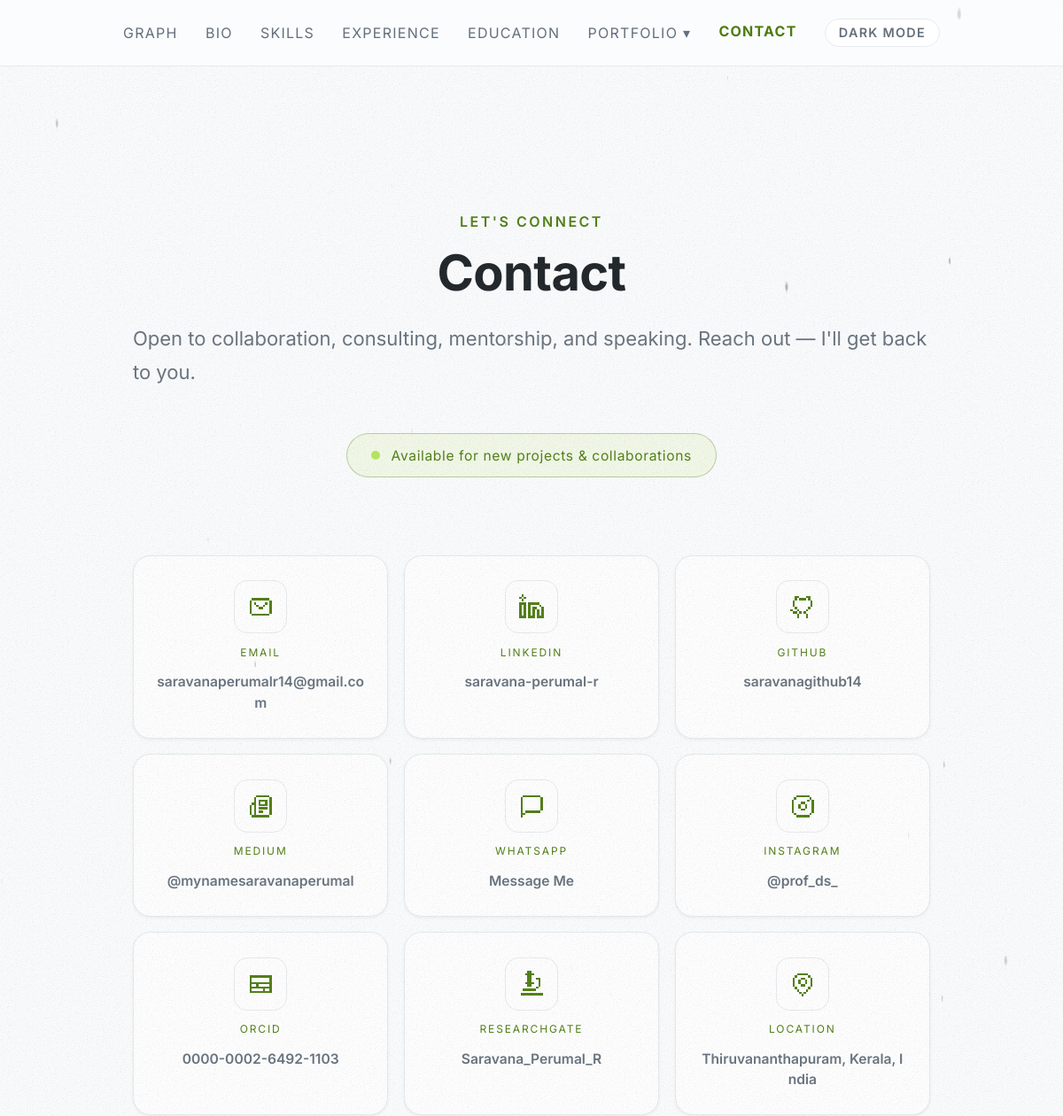
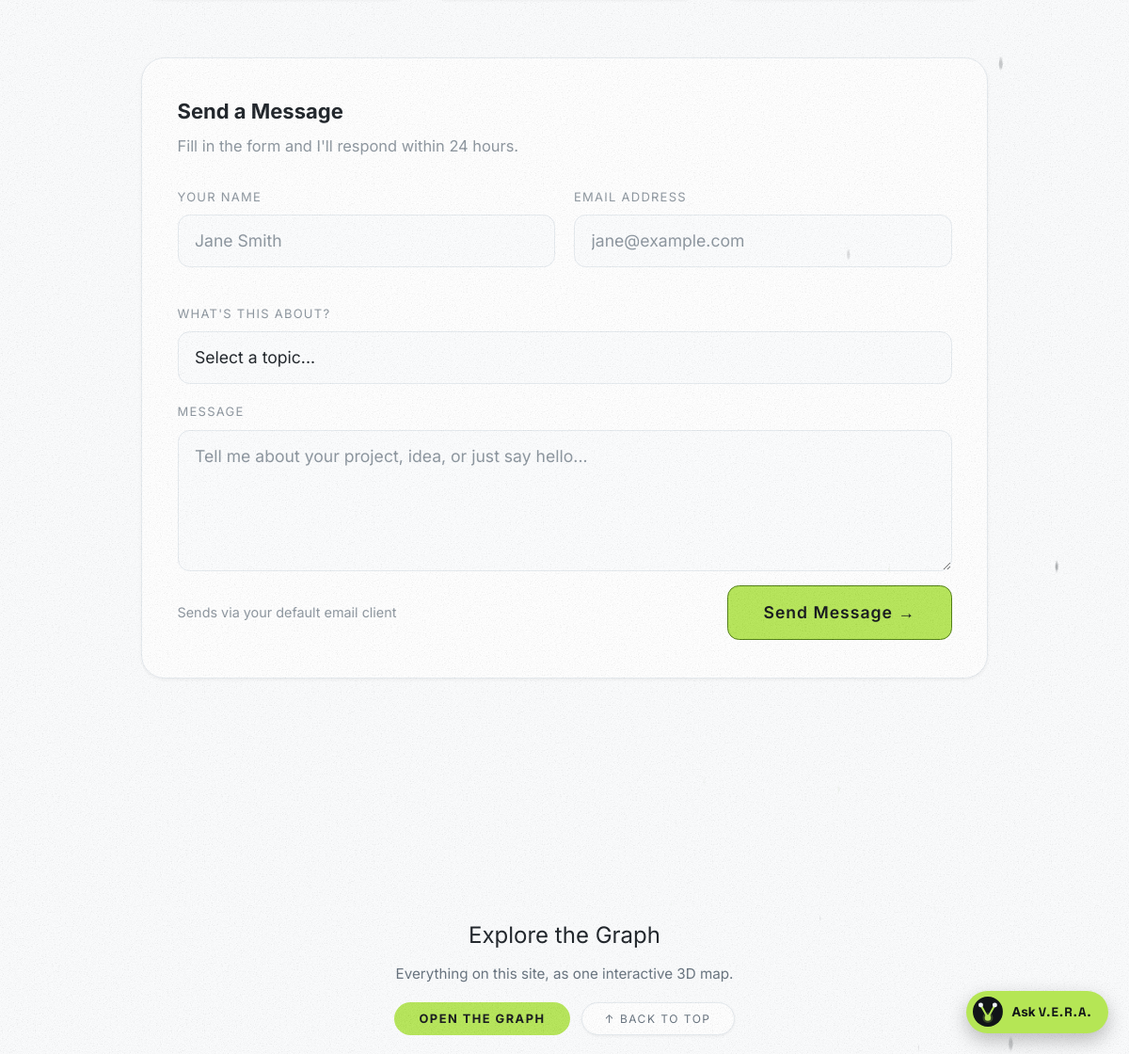
Page /contact/ on the committed database (2 pictures, top to bottom).
### portfolio/models.py (models this page shows, shortened)
class NavigationItem(models.Model):
    profile = models.ForeignKey(UserProfile, on_delete=models.CASCADE, related_name='navigation_items')
    label = models.CharField(max_length=100)
    url = models.CharField(max_length=255, blank=True, default="")
    active_id = models.CharField(max_length=50, blank=True, default="")
    dropdown = models.BooleanField(default=False)
    parent = models.ForeignKey('self', on_delete=models.CASCADE, null=True, blank=True, related_name='children')
    order = models.IntegerField(default=0)
    class Meta:
        ordering = ['order', 'id']

class UserProfile(models.Model):
    user = models.OneToOneField(User, on_delete=models.CASCADE, related_name='profile')
    site_title = models.CharField(max_length=255, default="My Portfolio")
    site_description = models.TextField(blank=True, default="")
    tagline = models.CharField(max_length=255, blank=True, default="")
    tagline_sub = models.CharField(max_length=255, blank=True, default="")
    profile_image = models.CharField(max_length=255, default="static/images/profile.jpg")
    intro = models.TextField(blank=True, default="")
    email = models.EmailField(blank=True, default="")
    github = models.URLField(blank=True, default="")
    github_handle = models.CharField(max_length=100, blank=True, default="")
    linkedin = models.URLField(blank=True, default="")
    linkedin_handle = models.CharField(max_length=100, blank=True, default="")
    medium = models.URLField(blank=True, default="")
    medium_handle = models.CharField(max_length=100, blank=True, default="")
    whatsapp = models.URLField(blank=True, default="")
    whatsapp_number = models.CharField(max_length=50, blank=True, default="")
    instagram = models.URLField(blank=True, default="")
    instagram_handle = models.CharField(max_length=100, blank=True, default="")
    orcid = models.CharField(max_length=50, blank=True, default="")
    researchgate = models.URLField(blank=True, default="")
    location = models.CharField(max_length=255, blank=True, default="")
    resume_url = models.CharField(max_length=255, default="static/resume.pdf")
    landing_quote = models.TextField(blank=True, default="")
    landing_highlight = models.TextField(blank=True, default="")
    landing_author = models.CharField(max_length=100, blank=True, default="")
    landing_welcome = models.TextField(blank=True, default="")

### portfolio/views.py (the view)
# urls.py: path('contact/', views.contact_view, name='contact'),
def contact_view(request):
    context = {
        'graph_data': get_graph_data()
    }
    return render(request, 'pages/contact.html', context)

### portfolio/graph.py (called while the page is built)
def _clean(text):
    return _LEADING_SYMBOLS.sub("", (text or "").strip()).strip()

def _label(text, limit=MAX_LABEL):
    text = " ".join(_clean(text).split())
    return text if len(text) <= limit else text[:limit - 1].rstrip(" ,;:-–") + "…"

def _node(node_id, name, description="", navigate_to="", children=None, node_type="leaf"):
    node = {"id": node_id, "name": name, "type": node_type}
    if navigate_to:
        node["navigateTo"] = navigate_to
    description = " ".join(_TAGS.sub(" ", description or "").split())
    if description:
        node["description"] = description
    if children:
        node["children"] = children
    return node

def _section(node_id, name, page, description, children):
    return _node(node_id, name, description, page, children, node_type="category")

### portfolio/icons.py (called while the page is built)
def icon_name(value):
    value = (value or "").strip()
    if value in ICONS:
        return value
    value = _EMOJI_MODIFIERS.sub("", value)
    return EMOJI_TO_ICON.get(value, FALLBACK)

def render_icon(value, css_class=""):
    name = icon_name(value)
    classes = f"ico ico-{name} {css_class}".strip()
    return format_html(
        '<svg class="{}" viewBox="0 0 24 24" fill="currentColor" shape-rendering="crispEdges" '
        'aria-hidden="true" focusable="false">{}</svg>',
        classes, mark_safe(ICONS[name]),
    )

### portfolio/templatetags/portfolio_extras.py (called while the page is built)
@register.filter
def tojson(value):
    try:
        return mark_safe(json.dumps(value))
    except Exception:
        return mark_safe("[]")

@register.filter
def is_dropdown_active(dropdown_item, active_page):
    if not dropdown_item or not active_page:
        return False
    children = []
    if hasattr(dropdown_item, 'children'):
        children = dropdown_item.children.all()
    elif isinstance(dropdown_item, dict) and 'children' in dropdown_item:
        children = dropdown_item['children']
    for child in children:
        child_id = ""
        if isinstance(child, dict):
            child_id = child.get('id', '')
        elif hasattr(child, 'active_id'):
            child_id = child.active_id
        if child_id == active_page:
            return True
    return False

@register.simple_tag
def asset(path):
    from django.conf import settings
    from django.contrib.staticfiles import finders
    from django.templatetags.static import static
    url = static(path)
    if settings.DEBUG:
        found = finders.find(path)
        if found:
            import os
            url += f"?v={int(os.path.getmtime(found))}"
    return url

### templates/pages/contact.html (shortened to what this page needs)
{% extends 'base.html' %}
{% load static portfolio_extras %}
{% block extra_css %}
<link rel="stylesheet" href="{% asset 'css/pages/contact.css' %}">
{% endblock %}
{% block content %}
<div class="page-label">Let's Connect</div>
<h1 class="page-title">Contact</h1>
<p class="page-sub">Open to collaboration, consulting, mentorship, and speaking. Reach out — I'll get back to you.</p>
<div class="availability">
    <div class="avail-dot"></div>
    <div class="avail-text">Available for new projects & collaborations</div>
</div>
<div class="contact-grid">
    <a href="mailto:{{ config.social.email }}" class="cg-card">
        <div class="cg-icon icon-box">{% icon "mail" %}</div>
        <div class="cg-label">Email</div>
        <div class="cg-val">{{ config.social.email }}</div>
    </a>
    <a href="{{ config.social.linkedin }}" target="_blank" class="cg-card">
        <div class="cg-icon icon-box">{% icon "linkedin" %}</div>
        <div class="cg-label">LinkedIn</div>
        <div class="cg-val">{{ config.social.linkedin_handle }}</div>
    </a>
    <a href="{{ config.social.github }}" target="_blank" class="cg-card">
        <div class="cg-icon icon-box">{% icon "github" %}</div>
        <div class="cg-label">GitHub</div>
        <div class="cg-val">{{ config.social.github_handle }}</div>
    </a>
    {% if config.social.medium %}
    <a href="{{ config.social.medium }}" target="_blank" class="cg-card">
        <div class="cg-icon icon-box">{% icon "medium" %}</div>
        <div class="cg-label">Medium</div>
        <div class="cg-val">{{ config.social.medium_handle }}</div>
    </a>
    {% endif %}
    {% if config.social.whatsapp %}
    <a href="{{ config.social.whatsapp }}" target="_blank" class="cg-card">
        <div class="cg-icon icon-box">{% icon "message-circle" %}</div>
        <div class="cg-label">WhatsApp</div>
        <div class="cg-val">Message Me</div>
    </a>
    {% endif %}
    {% if config.social.instagram %}
    <a href="{{ config.social.instagram }}" target="_blank" class="cg-card">
        <div class="cg-icon icon-box">{% icon "instagram" %}</div>
        <div class="cg-label">Instagram</div>
        <div class="cg-val">{{ config.social.instagram_handle }}</div>
    </a>
    {% endif %}
    {% if config.social.orcid %}
    <a id="cy-effective-orcid-url" href="{{ config.social.orcid }}" target="orcid.widget" rel="me noopener noreferrer" class="cg-card">
        <div class="cg-icon icon-box">{% icon "id-card" %}</div>
        <div class="cg-label">ORCID</div>
        <div class="cg-val">0000-0002-6492-1103</div>
    </a>
    {% endif %}
    {% if config.social.researchgate %}
    <a href="{{ config.social.researchgate }}" target="_blank" class="cg-card">
        <div class="cg-icon icon-box">{% icon "microscope" %}</div>
        <div class="cg-label">ResearchGate</div>
        <div class="cg-val">Saravana_Perumal_R</div>
    </a>
    {% endif %}
    <div class="cg-card" style="cursor: default;">
        <div class="cg-icon icon-box">{% icon "map-pin" %}</div>
        <div class="cg-label">Location</div>
        <div class="cg-val">{{ config.social.location }}</div>
    </div>
</div>
<div class="form-wrap">
    <div class="form-heading">Send a Message</div>
    <div class="form-sub">Fill in the form and I'll respond within 24 hours.</div>
    <form id="contactForm" onsubmit="handleSubmit(event)">
        <div class="form-row">
            <div class="form-group">
                <label for="fname">Your Name</label>
                <input type="text" id="fname" placeholder="Jane Smith" required>
            </div>
            <div class="form-group">
                <label for="femail">Email Address</label>
                <input type="email" id="femail" placeholder="jane@example.com" required>
            </div>
        </div>
        <div class="form-group">
            <label for="fsubject">What's this about?</label>
            <select id="fsubject">
                <option value="">Select a topic...</option>
            </select>
        </div>
        <div class="form-group" style="margin-bottom: 0;">
            <label for="fmessage">Message</label>
            <textarea id="fmessage" placeholder="Tell me about your project, idea, or just say hello..."
                required></textarea>
        </div>
        <div class="form-footer">
            <div class="form-note">Sends via your default email client</div>
            <button type="submit" class="submit-btn" id="submitBtn">Send Message →</button>
        </div>
    </form>
</div>
{% endblock %}
{% block after_content %}
{% include 'components/graph_section.html' %}
{% endblock %}

### templates/components/navbar.html (shortened to what this page needs)
{% load portfolio_extras %}
<nav class="top-nav">
  <div class="d-none d-md-flex w-100 justify-content-center align-items-center nav-desktop">
    {% for item in config.navigation %}
      {% if item.dropdown %}
        <div class="dropdown">
          <button class="dropbtn nav-link{% if item|is_dropdown_active:active_page %} active{% endif %}">
            {{ item.label }} &#9662;
          </button>
        </div>
      {% else %}
        <a href="{{ item.url }}" class="nav-link{% if active_page == item.id %} active{% endif %}">{{ item.label }}</a>
      {% endif %}
    {% endfor %}
    <button type="button" class="theme-toggle" data-theme-toggle aria-label="Switch theme">Light mode</button>
  </div>
</nav>

### static/css/theme.css (style rules this page uses)
:root, :root[data-theme="dark"] { color-scheme: dark; --bg: #111418; --surface: #1A1F25; --border: #2B323B; --text: #EEF2F6; --muted: #95A0AC; --primary: #B5E655; --accent: #7DD3FC; --primary-bg: #B5E655; --on-primary: #111418; --graph-bg: #0A0C0F; --card-shadow: none; --glow: #B5E655; }
@media (prefers-color-scheme: light) { :root:not([data-theme]) { color-scheme: light; --bg: #FBFCFD; --surface: #FFFFFF; --border: #E6EBF0; --text: #1A1F25; --muted: #64707C; --primary: #4D7C0F; --accent: #0369A1; --graph-bg: #1A1F25; --card-shadow: 0 1px 3px rgba(17, 20, 24, .06); --glow: transparent; } }
body { background: var(--bg); color: var(--text); --bs-body-bg: var(--bg); --bs-body-color: var(--text); --bs-border-color: var(--border); --bs-link-color-rgb: initial; }
a { color: var(--primary); }
:root { --site-zoom: 1; }
@media (min-width: 1024px) { :root { --site-zoom: 1.25; } }
:root { --chat-zoom: var(--site-zoom); }
@media (min-width: 1024px) { :root { --chat-zoom: calc(var(--site-zoom) * .75); } }
.top-nav, .content, .landing-container, .theme-toggle.floating, .graph-explore-bar, .graph-skip, #instructions, .graph-tip { zoom: var(--site-zoom); }
body::after { content: ""; position: fixed; inset: 0; z-index: 9998; pointer-events: none; background-size: 180px 180px; opacity: var(--grain-opacity); }
:root, :root[data-theme="dark"] { --grain-opacity: .05; }
@media (prefers-color-scheme: light) { :root:not([data-theme]) { --grain-opacity: .06; } }
.theme-toggle { display: inline-flex; align-items: center; gap: 6px; padding: 6px 12px; border-radius: 999px; border: 1px solid var(--border); background: var(--surface); color: var(--muted); font: 600 0.72rem/1 'Inter', sans-serif; letter-spacing: 1px; text-transform: uppercase; cursor: pointer; transition: color .2s, border-color .2s; }

### static/css/style.css (style rules this page uses)
*, *::before, *::after { margin: 0; padding: 0; box-sizing: border-box; }
body, html { width: 100%; min-height: 100vh; overflow-x: hidden; background-color: var(--bg); color: var(--text); font-family: 'Trench Thin', 'Inter', sans-serif; }
h1, h2, h3, h4, h5, h6, .section-heading { line-height: 1.5; margin-bottom: 1rem; }
.page-label { font-size: 0.8rem; text-transform: uppercase; letter-spacing: 2px; color: var(--primary); margin-bottom: 8px; font-weight: 600; }
.page-title { font-size: 2.8rem; font-weight: 700; color: var(--text); margin-bottom: 16px; letter-spacing: -0.5px; line-height: 1.3; }
.page-sub { font-size: 1.1rem; color: var(--muted); margin-bottom: 40px; line-height: 1.7; }
body { background: var(--bg); color: var(--text); font-family: 'Trench Thin', 'Inter', sans-serif; min-height: 100vh; overflow-x: hidden; }
.top-nav { position: sticky; top: 0; width: 100%; height: 60px; display: flex; justify-content: center; align-items: center; gap: 25px; background: color-mix(in srgb, var(--bg) 90%, transparent); backdrop-filter: blur(15px); -webkit-backdrop-filter: blur(15px); border-bottom: 1px solid var(--border); z-index: 9999; padding: 0 20px; margin-bottom: 30px; }
.nav-link { color: var(--muted); text-decoration: none; font-size: 0.8rem; letter-spacing: 1px; text-transform: uppercase; transition: color 0.3s, transform 0.3s; }
.nav-link:hover, .nav-link.active { color: var(--primary); font-weight: 700; transform: translateY(-2px); text-shadow: 0 0 10px color-mix(in srgb, var(--glow) 40%, transparent); }
.dropdown { position: relative; display: inline-block; }
.dropbtn { background: none; border: none; font-family: inherit; cursor: pointer; padding: 0; outline: none; }
.nav-desktop { gap: 25px; }
.ico { display: block; width: 1em; height: 1em; flex-shrink: 0; }
.content .icon-box { display: flex; align-items: center; justify-content: center; flex-shrink: 0; width: 48px; height: 48px; font-size: 24px; line-height: 1; color: var(--primary); background: var(--surface); border: 1px solid var(--border); border-radius: 12px; filter: none; box-shadow: none; }

### static/css/graph_bg.css (style rules this page uses)
@media (prefers-color-scheme: light) { :root:not([data-theme]) { --graph-bg-opacity: 0.9; } }

### rows in the picture
NavigationItem: label "GRAPH"
NavigationItem: label "BIO"
NavigationItem: label "SKILLS"
NavigationItem: label "EXPERIENCE"
NavigationItem: label "EDUCATION"
NavigationItem: label "PORTFOLIO"
NavigationItem: label "CONTACT"
UserProfile: social.email "saravanaperumalr14@gmail.com", social.linkedin_handle "saravana-perumal-r", social.github_handle "saravanagithub14", social.medium_handle "@mynamesaravanaperumal", social.instagram_handle "@prof_ds_", social.location "Thiruvananthapuram, Kerala, India"
